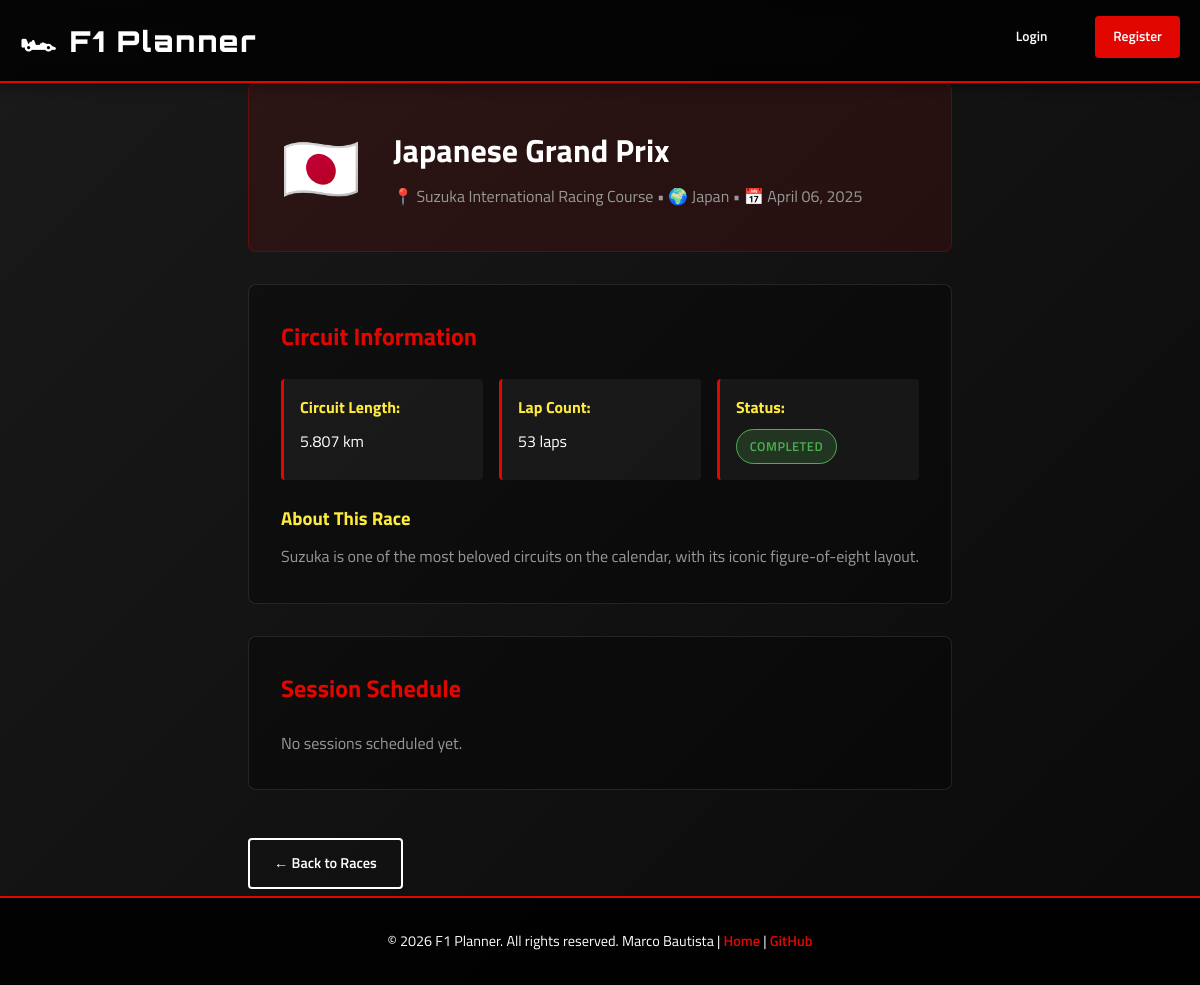
Page /pages/race.php?id=3 on the committed database.
### tables this page shows
CREATE TABLE IF NOT EXISTS races (
    id INT AUTO_INCREMENT PRIMARY KEY,
    grand_prix_name VARCHAR(100) NOT NULL,
    country VARCHAR(100) NOT NULL,
    circuit_name VARCHAR(150) NOT NULL,
    race_date DATE NOT NULL,
    description TEXT,
    flag_emoji VARCHAR(10),
    circuit_length VARCHAR(20),
    lap_count INT,
    status ENUM('upcoming', 'completed') DEFAULT 'upcoming',
    created_at TIMESTAMP DEFAULT CURRENT_TIMESTAMP
);

### pages/race.php (the view, shortened to what this page needs)
<?php
$db = getDatabaseConnection();
$race_id = intval($_GET['id'] ?? 0);
$stmt = $db->prepare('SELECT * FROM races WHERE id = ?');
$stmt->execute([$race_id]);
$race = $stmt->fetch();
$stmt = $db->prepare('SELECT * FROM sessions WHERE race_id = ? ORDER BY session_datetime ASC');
$stmt->execute([$race_id]);
$sessions = $stmt->fetchAll();
require_once __DIR__ . '/../includes/header.php';
?>
<div class="race-detail">
    <div class="race-detail-header">
        <div class="race-detail-flag"><?= htmlspecialchars($race['flag_emoji']) ?></div>
        <div>
            <h1><?= htmlspecialchars($race['grand_prix_name']) ?></h1>
            <p class="race-detail-info">
                📍 <?= htmlspecialchars($race['circuit_name']) ?> •
                🌍 <?= htmlspecialchars($race['country']) ?> •
                📅 <?= date('F d, Y', strtotime($race['race_date'])) ?>
            </p>
        </div>
    </div>
    <div class="race-detail-content">
        <section class="race-detail-section">
            <h2>Circuit Information</h2>
            <div class="info-grid">
                <div class="info-item">
                    <strong>Circuit Length:</strong> <?= htmlspecialchars($race['circuit_length']) ?>
                </div>
                <div class="info-item">
                    <strong>Lap Count:</strong> <?= (int)$race['lap_count'] ?> laps
                </div>
                <div class="info-item">
                    <strong>Status:</strong>
                    <span class="badge badge-<?= htmlspecialchars($race['status']) ?>">
                        <?= ucfirst($race['status']) ?>
                    </span>
                </div>
            </div>
            <?php if (!empty($race['description'])): ?>
                <div class="race-description">
                    <h3>About This Race</h3>
                    <p><?= htmlspecialchars($race['description']) ?></p>
                </div>
            <?php endif; ?>
        </section>
        <section class="race-detail-section">
            <h2>Session Schedule</h2>
            <?php if (empty($sessions)): ?>
                <p class="text-muted">No sessions scheduled yet.</p>
            <?php endif; ?>
        </section>
        <div style="margin-top: 1rem;">
            <a href="/races.php" class="btn btn-secondary">← Back to Races</a>
        </div>
    </div>
</div>
<?php require_once __DIR__ . '/../includes/footer.php'; ?>

### public/css/style.css (style rules this page uses)
:root { --primary: #e10600; --secondary: #000; --accent: #ffeb3b; --bg-dark: #1a1a1a; --bg-light: #f5f5f5; --text: #ffffff; --text-dark: #1a1a1a; --text-muted: #999; --text-dim: #666; --border: #333; --shadow: 0 4px 12px rgba(0, 0, 0, 0.3); --transition: all 0.3s ease; }
* { margin: 0; padding: 0; box-sizing: border-box; }
html, body { height: 100%; }
body { font-family: 'Titillium Web', sans-serif; background: linear-gradient(135deg, var(--bg-dark) 0%, #0a0a0a 100%); color: var(--text); line-height: 1.6; display: flex; flex-direction: column; min-height: 100vh; }
.badge { display: inline-block; padding: 0.4rem 0.8rem; border-radius: 20px; font-size: 0.8rem; font-weight: 600; text-transform: uppercase; letter-spacing: 0.5px; transition: var(--transition); }
.badge-completed { background: rgba(76, 175, 80, 0.2); color: #4caf50; border: 1px solid #4caf50; }
.btn { display: inline-block; padding: 0.75rem 1.5rem; border-radius: 4px; border: none; font-family: inherit; font-weight: 600; cursor: pointer; transition: var(--transition); text-decoration: none; text-align: center; font-size: 0.9rem; position: relative; overflow: hidden; }
.btn::before { content: ''; position: absolute; top: 0; left: -100%; width: 100%; height: 100%; background: rgba(255, 255, 255, 0.2); transition: left 0.3s ease; z-index: -1; }
.btn-secondary { background: transparent; color: var(--text); border: 2px solid var(--text); }
.race-detail-header { display: flex; align-items: center; gap: 2rem; padding: 2rem; background: rgba(225, 6, 0, 0.1); border: 1px solid rgba(225, 6, 0, 0.3); border-radius: 8px; margin-bottom: 2rem; animation: slideDown 0.5s ease-out; }
.race-detail-flag { font-size: 4rem; animation: wave 2s ease-in-out infinite; }
.race-detail-info { color: var(--text-muted); font-size: 1rem; margin-top: 0.5rem; }
.race-detail-content { display: grid; gap: 2rem; }
.race-detail-section { background: rgba(0, 0, 0, 0.3); border: 1px solid rgba(255, 255, 255, 0.1); padding: 2rem; border-radius: 8px; transition: var(--transition); }
.race-detail-section h2 { margin-bottom: 1.5rem; color: var(--primary); font-size: 1.5rem; }
.info-grid { display: grid; grid-template-columns: repeat(auto-fit, minmax(200px, 1fr)); gap: 1rem; margin-bottom: 1.5rem; }
.info-item { background: rgba(255, 255, 255, 0.05); padding: 1rem; border-radius: 4px; border-left: 3px solid var(--primary); transition: var(--transition); }
.info-item strong { color: var(--accent); display: block; margin-bottom: 0.5rem; }
.race-description { margin-top: 1rem; }
.race-description h3 { margin-bottom: 0.5rem; color: var(--accent); }
.race-description p { line-height: 1.8; color: var(--text-muted); }
.text-muted { color: var(--text-muted); }

### rows in the picture
races: flag_emoji "🇯🇵", grand_prix_name "Japanese Grand Prix", circuit_name "Suzuka International Racing Course", country "Japan", race_date "April 06, 2025", circuit_length "5.807 km", lap_count "53", status "COMPLETED", description "Suzuka is one of the most beloved circuits on the calendar, with its iconic figure-of-eight layout."
